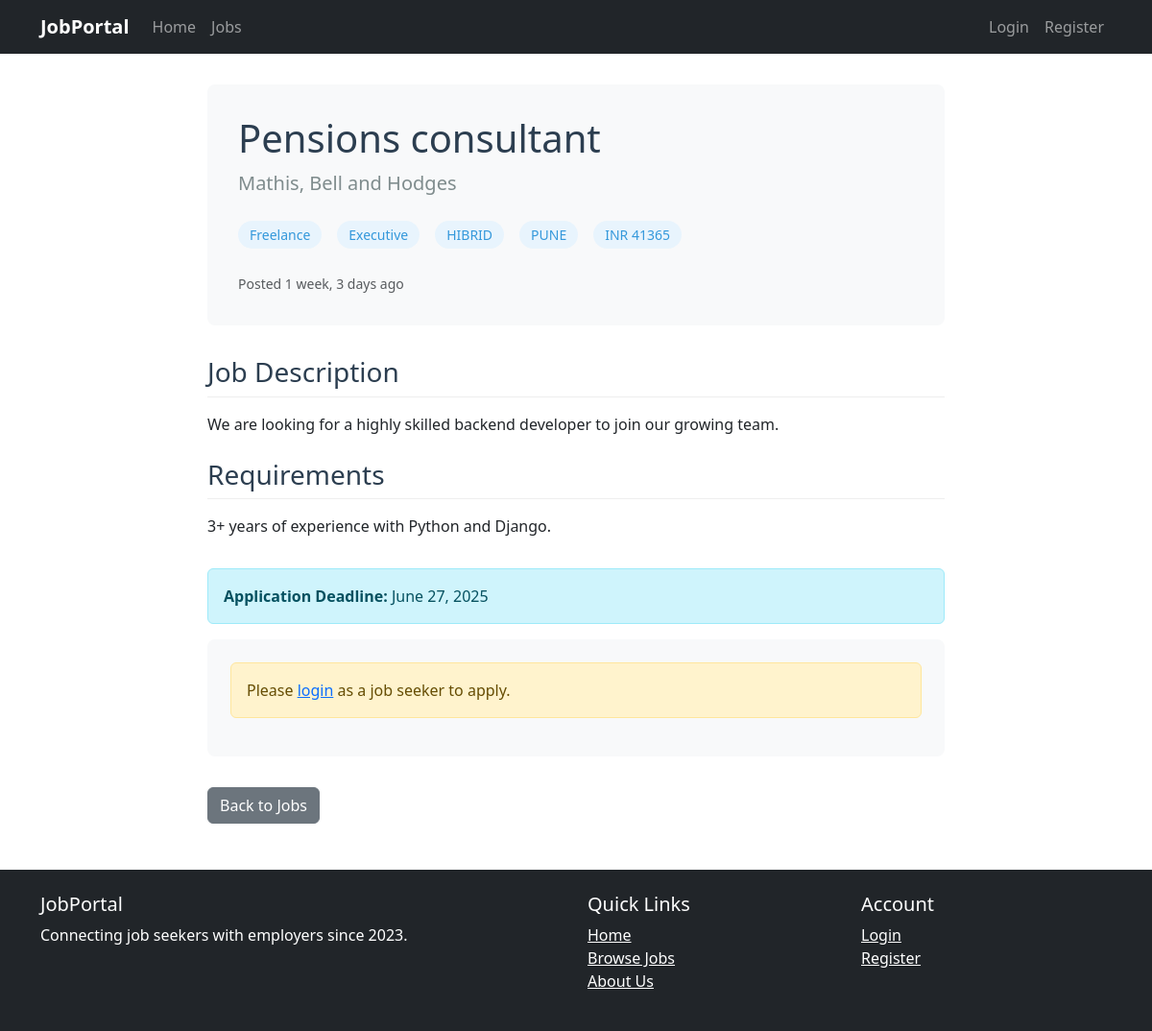
The app's page /jobs/pensions-consultant/ with its own data.
### jobs/models.py (models this page shows, shortened)
class Job(models.Model):
    class ExperienceLevel(models.TextChoices):
        ENTRY = 'ENTRY', _('Entry Level')
        MID = 'MID', _('Mid Level')
        SENIOR = 'SENIOR', _('Senior Level')
        LEAD = 'LEAD', _('Lead')
        EXECUTIVE = 'EXEC', _('Executive')
    class Mode(models.TextChoices):
        REMOTE = 'REMOTE', _('Remote')
        HIBRID = 'HIBRID', _('Hibrid')
        WORK_FROM_OFFICE = 'WORK FROM OFFICE', _('Work From Office')
    company_name=models.CharField(max_length=150,default='MicroSoft')
    poster = models.ForeignKey(User, on_delete=models.CASCADE, related_name='posted_jobs')
    title = models.CharField(max_length=200)
    slug=AutoSlugField(populate_from="title",unique=True)
    description = models.TextField()
    requirements = models.TextField()
    location = models.CharField(max_length=100,choices=Location.choices,default=Location.BENGALURU)
    salary = models.DecimalField(max_digits=10, decimal_places=2, null=True, blank=True)
    salary_currency = models.CharField(max_length=3, default='INR')
    category = models.CharField(max_length=100,choices=JobCategory.choices,default=JobCategory.SOFTWARE_ENGINEERING)
    job_type = models.CharField(max_length=100,choices=JobType.choices,default=JobType.FULL_TIME)
    experience_level = models.CharField(
        max_length=30,
        choices=ExperienceLevel.choices,
        default=ExperienceLevel.MID
    )
    mode=models.CharField(max_length=100,choices=Mode.choices,default=Mode.WORK_FROM_OFFICE)
    application_deadline = models.DateField(null=True, blank=True)
    is_active = models.BooleanField(default=True)
    created_at = models.DateTimeField(auto_now_add=True)
    updated_at = models.DateTimeField(auto_now=True)
    class Meta:
        ordering = ['-created_at']
        indexes = [
            models.Index(fields=['-created_at']),
            models.Index(fields=['is_active']),
        ]

### jobs/views.py (the view)
# urls.py: path('<slug:slug>/',JobDetailsView.as_view()),
class JobDetailsView(generic.DetailView):
    model=Job
    template_name='job/job_details.html'

### templates/job/job_details.html (shortened to what this page needs)
{% extends 'base.html' %}
{% load static %}
{% block content %}
<div class="job-detail-container">
    <div class="job-header">
        <h1 class="job-title">{{ job.title }}</h1>
        <p class="company-name">{{ job.company_name }}</p>
        <div class="job-meta">
            {% if job.job_type %}
                <span class="job-tag">{{ job.get_job_type_display }}</span>
            {% endif %}
            {% if job.experience_level %}
                <span class="job-tag">{{ job.get_experience_level_display }}</span>
            {% endif %}
            {% if job.mode %}
                <span class="job-tag">{{job.mode}}</span>
            {% endif %}
            {% if job.location %}
                <span class="job-tag"> {{ job.location }}</span>
            {% endif %}
            {% if job.salary %}
                <span class="job-tag job-salary">
                    {{ job.salary_currency }} {{ job.salary|floatformat:"0" }}
                </span>
            {% endif %}
        </div>
        <small class="text-muted">Posted {{ job.created_at|timesince }} ago</small>
    </div>
    <div class="job-content">
        {% if job.description %}
        <div class="job-section">
            <h3 class="job-section-title">Job Description</h3>
            <div>{{ job.description|linebreaks }}</div>
        </div>
        {% endif %}
        {% if job.requirements %}
        <div class="job-section">
            <h3 class="job-section-title">Requirements</h3>
            <div>{{ job.requirements|linebreaks }}</div>
        </div>
        {% endif %}
    </div>
    {% if job.application_deadline %}
    <div class="alert alert-info">
        <strong>Application Deadline:</strong> {{ job.application_deadline|date:"F j, Y" }}
    </div>
    {% endif %}
    <div class="apply-section">
        {% if user.is_authenticated %}
            {% if user.Profile.role == 'SEEKER' %}
                {% if not has_applied %}
                    <h3>Apply for This Position</h3>
                    <form method="post" enctype="multipart/form-data">
                        {% csrf_token %}
                        {{ form.as_p }}
                        <button type="submit" class="btn btn-primary">Submit Application</button>
                    </form>
                {% else %}
                    <div class="alert alert-success">
                        You've already applied to this position on {{ application_date|date:"F j, Y" }}.
                        <a href="{% url 'jobs:my_applications' %}">View your applications</a>
                    </div>
                {% endif %}
            {% endif %}
        {% else %}
            <div class="alert alert-warning">
                Please <a href="{% url 'login' %}?next={% url 'jobs:detail' job.id %}">login</a> as a job seeker to apply.
            </div>
        {% endif %}
    </div>
    <div class="action-buttons">
        <a href="/jobs/" class="btn btn-secondary">Back to Jobs</a>
    </div>
</div>
{% endblock %}

### templates/base.html (shortened to what this page needs)
<!DOCTYPE html>
<html lang="en">
<head>
    <link href="https://cdn.jsdelivr.net/npm/bootstrap@5.3.0/dist/css/bootstrap.min.css" rel="stylesheet">
</head>
<body>
    <nav class="navbar navbar-expand-lg navbar-dark bg-dark fixed-top">
        <div class="container">
            <a class="navbar-brand" href="{% url 'home' %}">JobPortal</a>
            <div class="collapse navbar-collapse" id="navbarNav">
                <ul class="navbar-nav me-auto">
                    <li class="nav-item">
                        <a class="nav-link" href="{% url 'home' %}">Home</a>
                    </li>
                    <li class="nav-item">
                        <a class="nav-link" href="{% url 'jobs:list' %}">Jobs</a>
                    </li>
                </ul>
                <ul class="navbar-nav">
                    {% if user.is_authenticated %}
                        <li class="nav-item dropdown">
                            <a class="nav-link dropdown-toggle" href="#" id="navbarDropdown" role="button" data-bs-toggle="dropdown">
                                {% if user.first_name %}
                                    {{ user.first_name }} {{ user.last_name }}
                                {% else %}
                                    {{ user.username }}
                                {% endif %}
                                <span class="badge bg-info role-badge">
                                    {{ user.Profile.get_role_display }}
                                </span>
                            </a>
                            <ul class="dropdown-menu dropdown-menu-end">
                                <li><a class="dropdown-item" href="#">My Profile</a></li>
                                {% if user.Profile.role == 'POSTER' %}
                                    <li><a class="dropdown-item" href="#">My Job Posts</a></li>
                                {% else %}
                                    <li><a class="dropdown-item" href="#">My Applications</a></li>
                                {% endif %}
                                <li><hr class="dropdown-divider"></li>
                                <li>
                                    <form action="{% url 'logout' %}" method="post">
                                        {% csrf_token %}
                                        <button type="submit" class="dropdown-item logout-btn">
                                            Logout
                                        </button>
                                    </form>
                                </li>
                            </ul>
                        </li>
                    {% else %}
                        <li class="nav-item">
                            <a class="nav-link" href="{% url 'login' %}">Login</a>
                        </li>
                        <li class="nav-item">
                            <a class="nav-link" href="{% url 'register' %}">Register</a>
                        </li>
                    {% endif %}
                </ul>
            </div>
        </div>
    </nav>
    <div class="container mt-4">
        {% block content %}{% endblock %}
    </div>
    <footer class="bg-dark text-white mt-5">
        <div class="container py-4">
            <div class="row">
                <div class="col-md-6">
                    <h5>JobPortal</h5>
                    <p>Connecting job seekers with employers since 2023.</p>
                </div>
                <div class="col-md-3">
                    <h5>Quick Links</h5>
                    <ul class="list-unstyled">
                        <li><a href="#" class="text-white">Home</a></li>
                        <li><a href="#" class="text-white">Browse Jobs</a></li>
                        <li><a href="#" class="text-white">About Us</a></li>
                    </ul>
                </div>
                <div class="col-md-3">
                    <h5>Account</h5>
                    <ul class="list-unstyled">
                        {% if user.is_authenticated %}
                            <li><a href="#" class="text-white">My Profile</a></li>
                            <li><a href="/account/logout/" class="text-white">Logout</a></li>
                        {% else %}
                            <li><a href="{% url 'login' %}" class="text-white">Login</a></li>
                            <li><a href="{% url 'register' %}" class="text-white">Register</a></li>
                        {% endif %}
                    </ul>
                </div>
            </div>
        </div>
    </footer>
</body>
</html>

### templates/base.html (style rules this page uses)
body { padding-top: 56px; }
.navbar-brand { font-weight: bold; }

### templates/job/job_details.html (style rules this page uses)
.job-detail-container { max-width: 800px; margin: 2rem auto; padding: 0 1rem; }
.job-header { background-color: #f8f9fa; padding: 2rem; border-radius: 8px; margin-bottom: 2rem; }
.job-title { color: #2c3e50; margin-bottom: 0.5rem; }
.company-name { color: #7f8c8d; font-size: 1.25rem; margin-bottom: 1.5rem; }
.job-meta { display: flex; gap: 1rem; margin-bottom: 1.5rem; flex-wrap: wrap; }
.job-tag { background-color: #e8f4fd; color: #3498db; padding: 0.25rem 0.75rem; border-radius: 50px; font-size: 0.875rem; }
.job-content { margin-bottom: 2rem; }
.job-section { margin-bottom: 1.5rem; }
.job-section-title { color: #2c3e50; border-bottom: 1px solid #eee; padding-bottom: 0.5rem; margin-bottom: 1rem; }
.apply-section { background-color: #f8f9fa; padding: 1.5rem; border-radius: 8px; }
.action-buttons { display: flex; gap: 1rem; margin-top: 2rem; }

### records on screen
Job: title "Pensions consultant", company_name "Mathis, Bell and Hodges", job_type "Freelance", experience_level "Executive", mode "HIBRID", location "PUNE", salary_currency "INR", salary "41365", created_at "1 week, 3 days", description "We are looking for a highly skilled backend developer to join our growing team.", requirements "3+ years of experience with Python and Django.", application_deadline "June 27, 2025"
